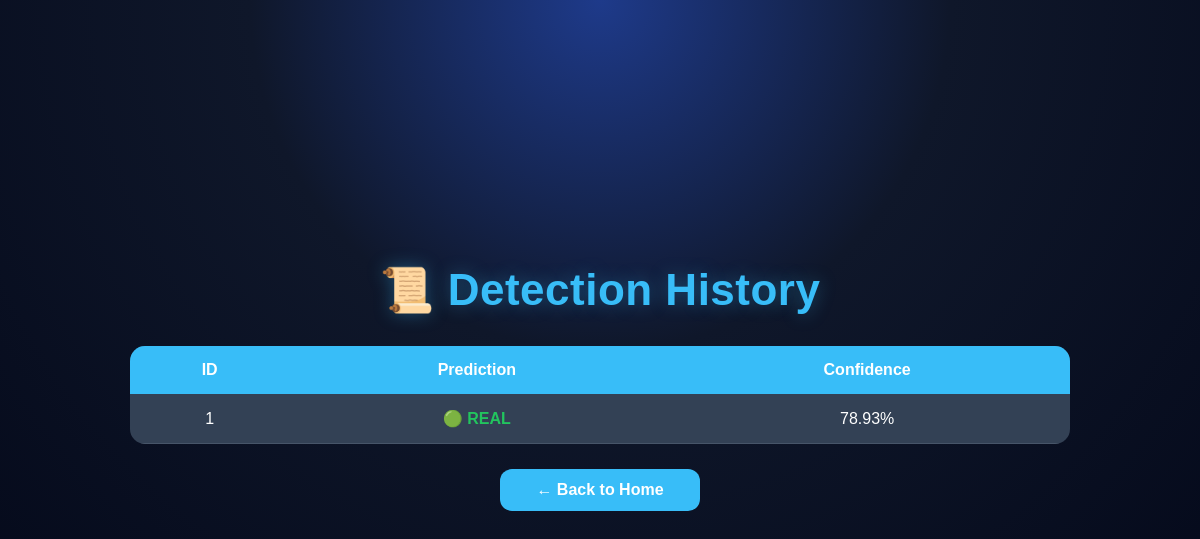
Page /history on the earlier database version.
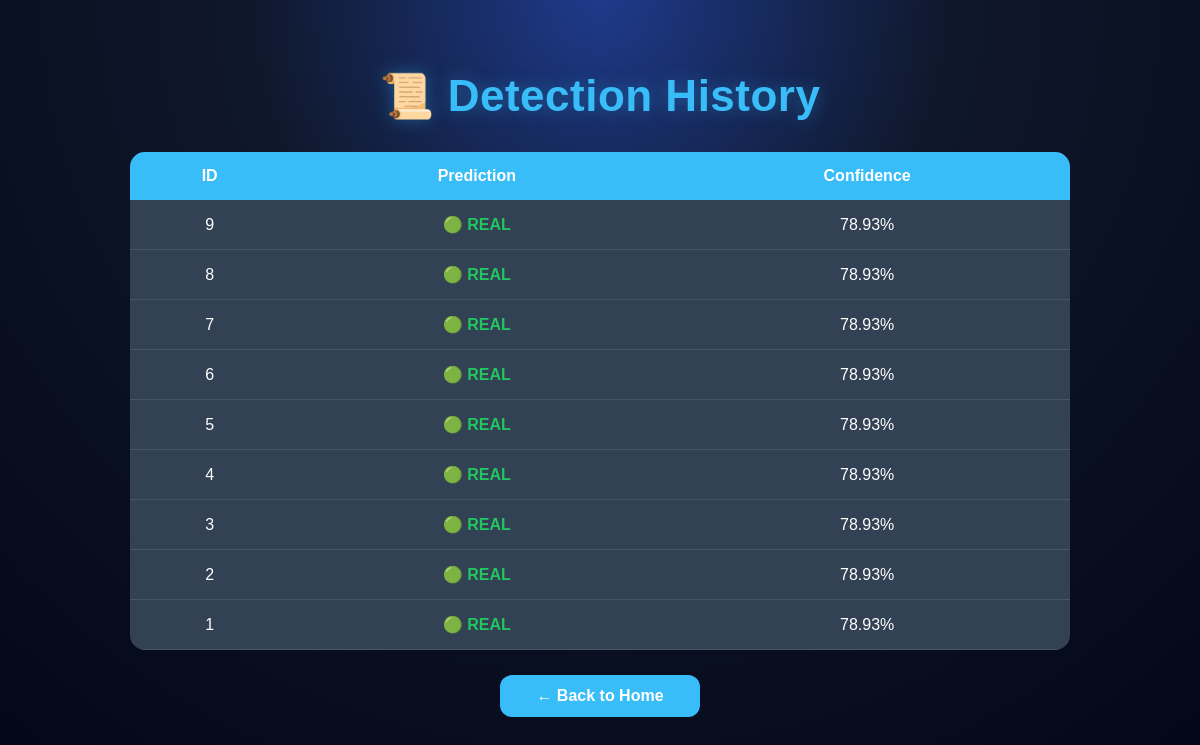
Same page on the later database version.
### tables this page shows
CREATE TABLE detections (
        id INTEGER PRIMARY KEY AUTOINCREMENT,
        prediction TEXT,
        confidence REAL
    );

### app.py (the view)
@app.route("/history")
def history():
    conn = get_db()
    cursor = conn.cursor()
    cursor.execute("""
        SELECT id, prediction, confidence
        FROM detections
        ORDER BY id DESC
    """)
    records = cursor.fetchall()
    conn.close()
    return render_template(
        "history.html",
        records=records
    )

### app.py (called while the page is built)
def get_db():
    conn = sqlite3.connect(DATABASE)
    conn.row_factory = sqlite3.Row
    return conn

### templates/history.html (shortened to what this page needs)
<!DOCTYPE html>
<html>
<head>
    <link rel="stylesheet" href="{{ url_for('static', filename='style.css') }}">
</head>
<body>
<div class="history-container">
    <h1 class="history-title">📜 Detection History</h1>
    <table>
        <tr>
            <th>ID</th>
            <th>Prediction</th>
            <th>Confidence</th>
        </tr>
        {% for row in records %}
        <tr>
            <td>{{ row[0] }}</td>
            <td>
                {% if "REAL" in row[1] %}
                    <span class="real">{{ row[1] }}</span>
                {% else %}
                    <span class="fake">{{ row[1] }}</span>
                {% endif %}
            </td>
            <td>{{ row[2] }}%</td>
        </tr>
        {% endfor %}
    </table>
    <a href="/" class="back-btn">
        ← Back to Home
    </a>
</div>
</body>
</html>

### static/style.css (style rules this page uses)
* { margin:0; padding:0; box-sizing:border-box; font-family:"Poppins",sans-serif; }
html { scroll-behavior:smooth; }
body { background: radial-gradient(circle at top,#1e3a8a 0%,#0f172a 35%,#020617 100%); color:#ffffff; min-height:100vh; display:flex; justify-content:center; align-items:flex-start; padding:40px; overflow-x:hidden; }
h1 { text-align:center; font-size:44px; font-weight:700; color:#38bdf8; letter-spacing:.5px; margin-bottom:12px; text-shadow: 0 0 18px rgba(56,189,248,.35); }

### templates/history.html (style rules this page uses)
.history-container { width:90%; max-width:1000px; margin:auto; padding:30px; }
.history-title { text-align:center; color:#38bdf8; margin-bottom:30px; }
table { width:100%; border-collapse:collapse; background:#334155; border-radius:15px; overflow:hidden; }
th { background:#38bdf8; color:white; padding:15px; }
td { padding:15px; text-align:center; color:white; border-bottom:1px solid #475569; }
.back-btn { display:block; width:200px; margin:25px auto; text-align:center; padding:12px; background:#38bdf8; color:white; text-decoration:none; border-radius:12px; font-weight:bold; }
.real { color:#22c55e; font-weight:bold; }

Differences in the rows shown:
added detections: id "9", prediction "🟢 REAL", confidence "78.93"
added detections: id "8", prediction "🟢 REAL", confidence "78.93"
added detections: id "7", prediction "🟢 REAL", confidence "78.93"
added detections: id "6", prediction "🟢 REAL", confidence "78.93"
added detections: id "5", prediction "🟢 REAL", confidence "78.93"
added detections: id "4", prediction "🟢 REAL", confidence "78.93"
added detections: id "3", prediction "🟢 REAL", confidence "78.93"
added detections: id "2", prediction "🟢 REAL", confidence "78.93"
